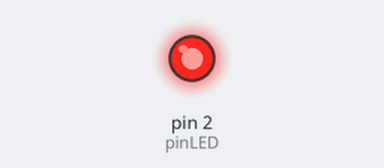
A sketch run on a simulated Arduino Uno, built with avr-gcc and run on an emulated ATmega328P. On the bench: output pins drawn as LEDs (lit = HIGH). What the sketch prints to the serial monitor is not drawn.

Above: at 0.45 s.
At 12.7 s:
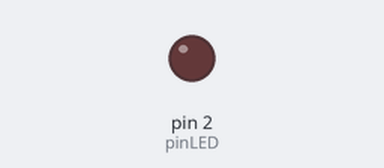
Timing chart, 0 to 17.8 s (numbered marks = the images above):
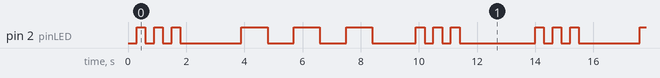

Measured:
- by itself, pin 2 (pinLED): repeats every 13.7 s: 2 × (LOW 0.30 s, HIGH 0.30 s), LOW 2.1 s, 2 × (HIGH 0.90 s, LOW 0.90 s), HIGH 0.90 s, LOW 1.5 s, 2 × (HIGH 0.30 s, LOW 0.30 s), HIGH 0.30 s, LOW 2.6 s, HIGH 0.30 s
- by itself, everything shown: repeats every 13.7 s, in 18 steps

The sketch:

Activity-5-SOS-Morse-Code-Blinker.ino
```cpp
const int pinLED = 2;

unsigned long prevTime = 0;

// Declaring the time for each pattern
const int shortBlinkTime = 300;
const int longBlinkTime = 900;

// Declaring the frequency of each pattern
const int shortBlinkTick = 3;
const int longBlinkTick = 3;


int resetTicker = 0;
const int resetTimer = 2000; // for reset timer


bool highState = false;       // To be used as a toggle when conditions are met
bool prevHighState = false;   // To detect if there was a transition

int counter = 0; // To swicth to a different state

void setup() {
  pinMode(pinLED, OUTPUT);

  Serial.begin(9600);


  Serial.println("SOS Morse Code Blinker");
}

void loop() {
  unsigned long currTime = millis(); // We still used millis() function to ensure the system is still running.

  if (counter == 0 && (currTime - prevTime) >= shortBlinkTime)  // The first counter condition will require the system to loop for 300 ms first before it will pass
  {

    highState = !highState;     // toggle the highState variable everytime the system loop for about 300 ms
    prevTime = currTime;        // assign the value of the current time to the previous time to be used for another iteration.
  }
  else if (counter == 1 && (currTime - prevTime) >= longBlinkTime)  // The second counter condition will require the system to loop for 900 ms first before it can go through
  {
    highState = !highState;   // toggle it and assign, the same as before
    prevTime = currTime;
  }


  else if (counter == 2 && (currTime - prevTime) >= shortBlinkTime) // same as the first counter condition
  {
    highState = !highState;
    prevTime = currTime;
  }

  else if (counter == 3 && (currTime - prevTime) >= resetTimer)     // This is when the system completed all of the pattern and will take a reset before running the pattern again
  {

    highState = !highState;
    prevTime = currTime;
    counter = 0;          // Make the counter defaulted to its original value


  }


  // At the end of the loop, updateMorseBlinker will be called to check if the conditions were met
  updateMorseBlinker();

  prevHighState = highState;  // save the current state to the previous state that will be used to detect if there was a transition


}

void updateMorseBlinker() {

  //  Mag-trigger ISANG BESES lang — kapag nag-transition sa HIGH
  bool risingEdge = (highState == true && prevHighState == false);


  // If the conditions were true, the LED will be turn ON and the printed character on the monitor will show.
  if (risingEdge && highState == true)
  {

    // First condition
    if (counter == 0) {

      if (resetTicker >=  shortBlinkTick)
      {
        counter++;
        resetTicker = 0;
      }

      else
      {
        digitalWrite(pinLED, HIGH);
        Serial.print(".");
        resetTicker++;
      }

    }

    // Second Condition
    else if (counter == 1)
    {


      if (resetTicker >= longBlinkTick)
      {
        counter++;
        resetTicker = 0;
      }
      else
      {
        digitalWrite(pinLED, HIGH);
        Serial.print("-");
        resetTicker++;
      }
    }


    // Third Condition

    else if (counter == 2) {

      // This first if statement will be asked first to check if the resetTicker already bypass the number of shortBlinkTick and will exit from this loop
      if (resetTicker >= shortBlinkTick)
      {

        Serial.println("\n");
        Serial.println("______________________");
        Serial.println("Morse Pattern Restart");
        Serial.println("______________________");
        counter++;
        resetTicker = 0;


      }
      else
      {
        digitalWrite(pinLED, HIGH);
        Serial.print(".");
        resetTicker++;
      }


    }

  }

  else if (highState == false)
  {
    digitalWrite(pinLED, LOW);
  }

}
```
